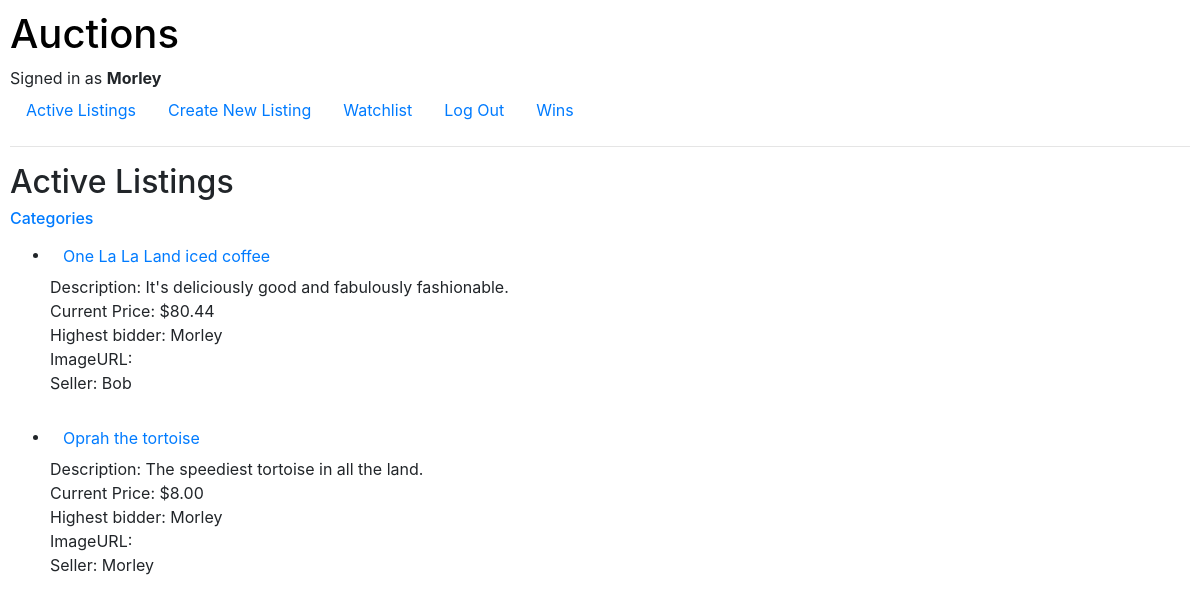
Screenshot of / (signed in) with the database file from the repository.
### auctions/models.py (models this page shows, shortened)
class User(AbstractUser):
    watchlist = models.ManyToManyField('Listing', blank=True, related_name="user_watching")

class Listing(models.Model):
    title = models.CharField(max_length=64)
    description = models.TextField()
    imageURL = models.URLField(max_length=200, blank=True)
    current_bid = models.ForeignKey('Bid', on_delete=models.CASCADE, related_name="listing", default=0)
    is_active = models.BooleanField(default=True)
    seller = models.ForeignKey('User', on_delete=models.CASCADE, blank=True, related_name="seller")
    category = models.ForeignKey('Category', on_delete=models.CASCADE, related_name="category")

class Bid(models.Model):
    new_bid = models.DecimalField(max_digits=10, blank=True, decimal_places=2)
    user = models.ForeignKey('User', on_delete=models.CASCADE)

### auctions/views.py (the view)
# urls.py: path("", views.index, name="index"),
def index(request):
        active_listings = Listing.objects.filter(is_active=True)
        return render(request, "auctions/index.html", {
            "listings": active_listings,
        })

### auctions/templates/auctions/index.html
{% extends "auctions/layout.html" %}
{% block body %}
    <h2>Active Listings</h2>
    <h6><a href="{% url 'auctions:categories' %}">Categories</a><br></h6>
        <ul>
            {% for listing in listings %}
                <li>
                    <a href="{% url 'auctions:listing' title=listing.title %}" class="btn btn-link">{{ listing.title }}</a><br>
                    Description: {{ listing.description }}<br>
                    Current Price: ${{ listing.current_bid.new_bid }}<br>
                    Highest bidder: {{ listing.current_bid.user.username }}<br>
                    ImageURL: {{ listing.imageURL }}<br>
                    Seller: {{ listing.seller.username }}
                </li><br>
            {% empty %}
                <li>No Listings.</li>
            {% endfor %}
        </ul>
{% endblock %}

### auctions/templates/auctions/layout.html (shortened to what this page needs)
{% load static %}
<!DOCTYPE html>
<html lang="en">
    <head>
        <link rel="stylesheet" href="https://stackpath.bootstrapcdn.com/bootstrap/4.4.1/css/bootstrap.min.css">
        <link href="{% static 'auctions/styles.css' %}" rel="stylesheet">
    </head>
    <body>
        <h1><a href="{% url 'auctions:index' %}" style="color: black; text-decoration: none;">Auctions</h1></a>
        <div>
            {% if user.is_authenticated %}
                Signed in as <strong>{{ user.username }}</strong>
            {% else %}
                Not signed in.
            {% endif %}
        </div>
        <ul class="nav">
            <li class="nav-item">
                <a class="nav-link" href="{% url 'auctions:index' %}">Active Listings</a>
            </li>
            {% if user.is_authenticated %}
                <li class="nav-item">
                    <a class="nav-link" href="{% url 'auctions:create_listing' %}">Create New Listing</a>
                </li>
                <li class="nav-item">
                    <a class="nav-link" href="{% url 'auctions:watchlist' %}">Watchlist</a>
                </li>
                <li class="nav-item">
                    <a class="nav-link" href="{% url 'auctions:logout' %}">Log Out</a>
                </li>
                <li>
                    <a class="nav-link" href="{% url 'auctions:wins' %}">Wins</a>
                </li>
            {% endif %}
        </ul>
        <hr>
        {% block body %}
        {% endblock %}
    </body>
</html>

### auctions/static/auctions/styles.css (style rules this page uses)
body { padding: 10px; }

### rows the page displays
User: username "Morley"
Listing: title "One La La Land iced coffee", description "It's deliciously good and fabulously fashionable.", current_bid.new_bid "80.44", current_bid.user.username "Morley", seller.username "Bob"
Listing: title "Oprah the tortoise", description "The speediest tortoise in all the land.", current_bid.new_bid "8.00", current_bid.user.username "Morley", seller.username "Morley"
